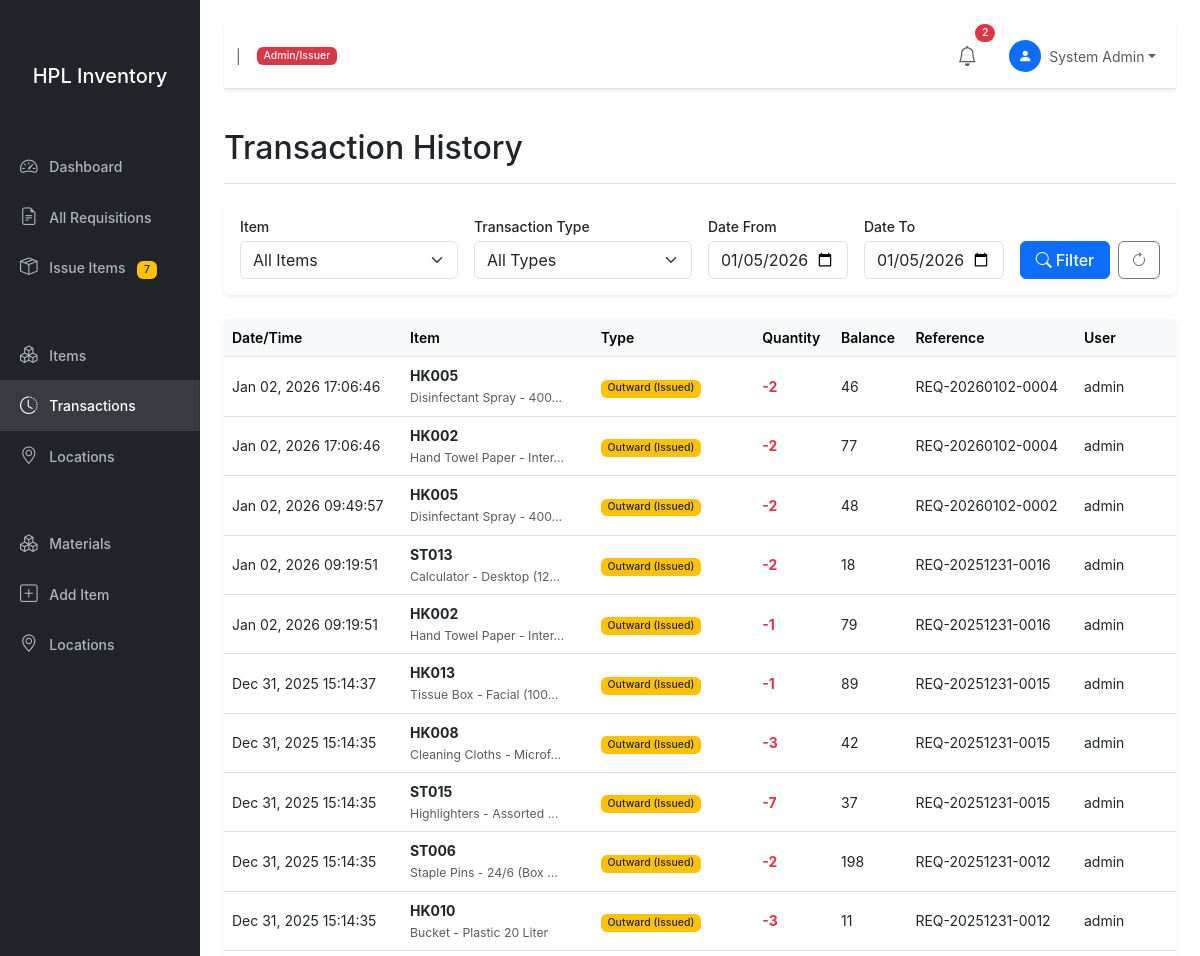
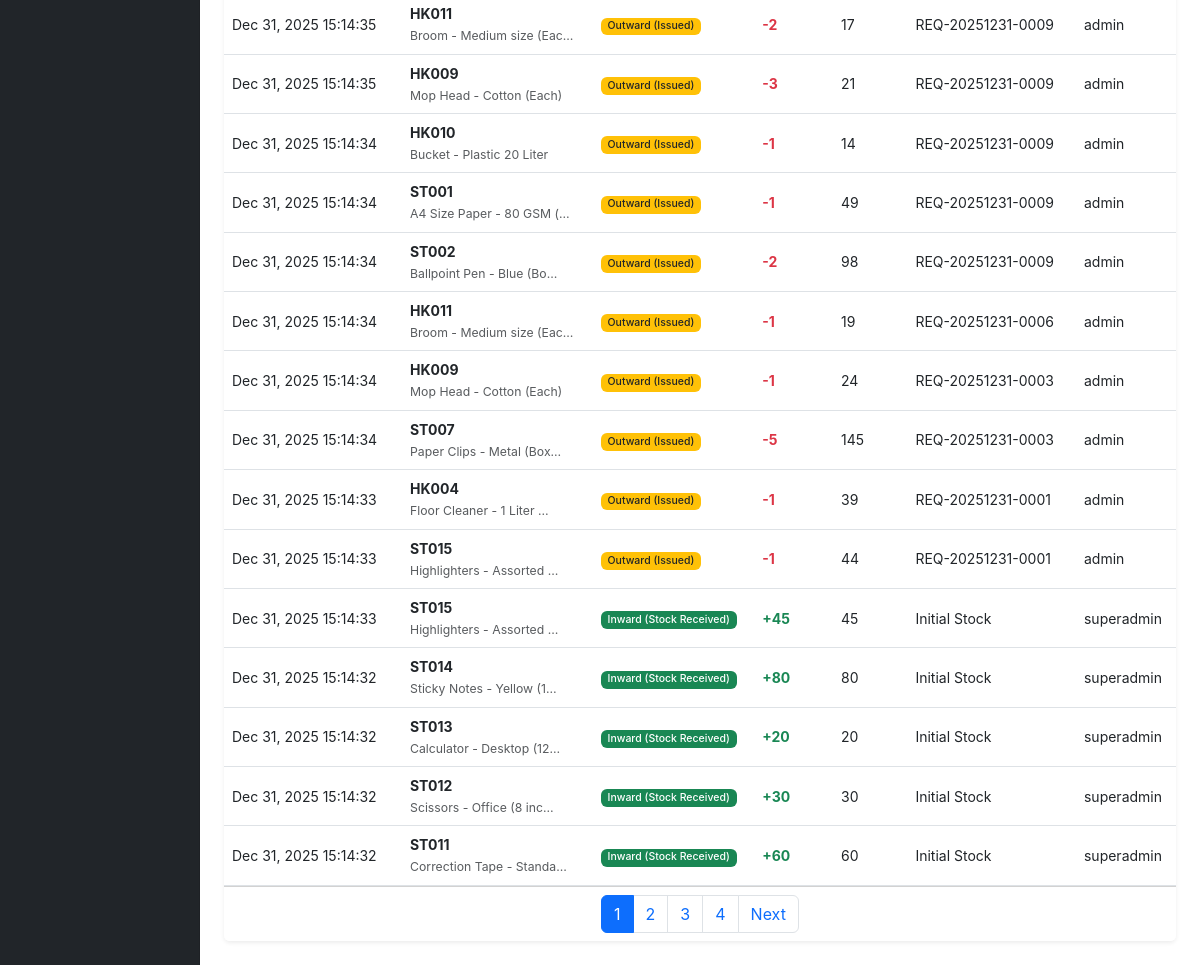
The app's page /inventory/transactions/ (signed in) with its own data (2 pictures, top to bottom).
### core/models.py (models this page shows, shortened)
class User(AbstractUser):
    ROLE_CHOICES = [
        ('initiator', 'Initiator'),
        ('hod', 'Head of Department'),
        ('admin', 'Admin/Issuer'),
        ('super_admin', 'Super Admin'),
    ]
    role = models.CharField(
        max_length=20,
        choices=ROLE_CHOICES,
        default='initiator',
        help_text="User role determines permissions and workflow capabilities"
    )
    department = models.ForeignKey(
        Department,
        on_delete=models.SET_NULL,
        null=True,
        blank=True,
        related_name='users',
        help_text="Department for HOD authorization scope"
    )
    employee_id = models.CharField(
        max_length=50,
        unique=True,
        blank=True,
        null=True,
        help_text="HPL Employee ID"
    )
    phone = models.CharField(max_length=20, blank=True, null=True)
    is_active = models.BooleanField(default=True)
    created_at = models.DateTimeField(auto_now_add=True)
    updated_at = models.DateTimeField(auto_now=True)
    class Meta:
        verbose_name = 'User'
        verbose_name_plural = 'Users'
        ordering = ['department', 'username']
    def get_full_name(self):
        if self.first_name and self.last_name:
            return f"{self.first_name} {self.last_name}"
        return self.username
    @property
    def is_super_admin(self):
        return self.role == 'super_admin'
    @property
    def is_hod(self):
        return self.role == 'hod'
    @property
    def is_admin(self):
        return self.role == 'admin'
    @property
    def is_initiator(self):
        return self.role == 'initiator'
    def get_pending_requisitions_count(self):
        if self.is_super_admin:
            from requisition.models import Requisition
            return Requisition.objects.filter(
                status__in=['pending_hod', 'authorized']
            ).count()
        elif self.is_hod:
            from requisition.models import Requisition
            return Requisition.objects.filter(
                status='pending_hod',
                initiator__department=self.department
            ).count()
        elif self.is_admin:
            from requisition.models import Requisition
            return Requisition.objects.filter(status='authorized').count()
        return 0

### inventory/models.py (models this page shows, shortened)
class Transaction(models.Model):
    TRANSACTION_TYPES = [
        ('inward', 'Inward (Stock Received)'),
        ('outward', 'Outward (Issued)'),
        ('adjustment', 'Adjustment'),
        ('return', 'Return to Stock'),
        ('write_off', 'Write Off'),
    ]
    item = models.ForeignKey(
        Item,
        on_delete=models.PROTECT,
        related_name='transactions',
        help_text="Item involved in transaction"
    )
    user = models.ForeignKey(
        'core.User',
        on_delete=models.SET_NULL,
        null=True,
        related_name='transactions',
        help_text="User who performed the transaction"
    )
    transaction_type = models.CharField(
        max_length=20,
        choices=TRANSACTION_TYPES,
        help_text="Type of transaction"
    )
    quantity_change = models.IntegerField(
        help_text="Positive for additions, negative for deductions"
    )
    balance_after = models.IntegerField(
        help_text="Stock balance after this transaction"
    )
    reference = models.CharField(
        max_length=200,
        blank=True,
        null=True,
        help_text="Reference (Requisition ID, PO number, etc.)"
    )
    notes = models.TextField(
        blank=True,
        null=True,
        help_text="Additional notes for the transaction"
    )
    timestamp = models.DateTimeField(
        auto_now_add=True,
        help_text="When the transaction occurred"
    )
    class Meta:
        verbose_name = 'Transaction'
        verbose_name_plural = 'Transactions'
        ordering = ['-timestamp']
        indexes = [
            models.Index(fields=['item', 'timestamp']),
            models.Index(fields=['user', 'timestamp']),
            models.Index(fields=['transaction_type']),
        ]
    def get_quantity_display(self):
        if self.quantity_change > 0:
            return f"+{self.quantity_change}"
        return str(self.quantity_change)

class Item(models.Model):
    ITEM_TYPE_CHOICES = [
        ('stationery', 'Stationery Item'),
        ('housekeeping', 'Housekeeping Item'),
    ]
    UOM_CHOICES = [
        ('pcs', 'Pieces (pcs)'),
        ('box', 'Box'),
        ('pack', 'Pack'),
        ('ream', 'Ream'),
        ('kg', 'Kilogram (kg)'),
        ('liter', 'Liter'),
        ('dozen', 'Dozen'),
        ('set', 'Set'),
        ('roll', 'Roll'),
        ('bottle', 'Bottle'),
    ]
    material_code = models.CharField(
        max_length=50,
        unique=True,
        help_text="Unique material code (e.g., ST001, HK001)"
    )
    description = models.TextField(
        help_text="Item description and details"
    )
    item_type = models.CharField(
        max_length=20,
        choices=ITEM_TYPE_CHOICES,
        help_text="Type of item"
    )
    unit_of_measurement = models.CharField(
        max_length=20,
        choices=UOM_CHOICES,
        default='pcs',
        help_text="Unit of measurement for this item"
    )
    location = models.ForeignKey(
        Location,
        on_delete=models.SET_NULL,
        null=True,
        blank=True,
        related_name='items',
        help_text="Storage location (Rack/Shelf 1-5)"
    )
    quantity_total = models.IntegerField(
        default=0,
        validators=[MinValueValidator(0)],
        help_text="Total quantity currently in stock"
    )
    reorder_level = models.IntegerField(
        default=10,
        validators=[MinValueValidator(0)],
        help_text="Minimum quantity before reordering"
    )
    is_active = models.BooleanField(default=True)
    created_at = models.DateTimeField(auto_now_add=True)
    updated_at = models.DateTimeField(auto_now=True)
    class Meta:
        verbose_name = 'Item'
        verbose_name_plural = 'Items'
        ordering = ['item_type', 'material_code']
        indexes = [
            models.Index(fields=['material_code']),
            models.Index(fields=['item_type']),
            models.Index(fields=['location']),
        ]

### inventory/views.py (the view)
# urls.py: path('transactions/', views.TransactionListView.as_view(), name='transaction_list'),
class TransactionListView(InventoryMixin, ListView):
    model = Transaction
    template_name = 'inventory/transaction_list.html'
    context_object_name = 'transactions'
    paginate_by = 25
    def get_queryset(self):
        queryset = Transaction.objects.select_related(
            'item', 'item__location', 'user', 'user__department'
        ).all()
        item_id = self.request.GET.get('item')
        if item_id:
            queryset = queryset.filter(item_id=item_id)
        txn_type = self.request.GET.get('type')
        if txn_type:
            queryset = queryset.filter(transaction_type=txn_type)
        user_id = self.request.GET.get('user')
        if user_id:
            queryset = queryset.filter(user_id=user_id)
        date_from = self.request.GET.get('date_from')
        date_to = self.request.GET.get('date_to')
        if date_from:
            queryset = queryset.filter(timestamp__date__gte=date_from)
        if date_to:
            queryset = queryset.filter(timestamp__date__lte=date_to)
        return queryset.order_by('-timestamp')
    def get_context_data(self, **kwargs):
        context = super().get_context_data(**kwargs)
        context['items'] = Item.objects.filter(is_active=True)
        context['transaction_types'] = Transaction.TRANSACTION_TYPES
        return context

### inventory/views.py (called while the page is built)
    def get_context_data(self, **kwargs):
        context = super().get_context_data(**kwargs)
        context['title'] = 'Inventory Management'
        context['item_types'] = Item.ITEM_TYPE_CHOICES
        context['locations'] = Location.objects.filter(is_active=True)
        return context

### templates/inventory/transaction_list.html (shortened to what this page needs)
{% extends 'base.html' %}
{% block content %}
<div class="d-flex justify-content-between flex-wrap flex-md-nowrap align-items-center pt-3 pb-2 mb-3 border-bottom">
    <h1 class="h2">Transaction History</h1>
</div>
<div class="card mb-4">
    <div class="card-body">
        <form method="get" class="row g-3">
            <div class="col-md-3">
                <label class="form-label">Item</label>
                <select name="item" class="form-select">
                    <option value="">All Items</option>
                </select>
            </div>
            <div class="col-md-3">
                <label class="form-label">Transaction Type</label>
                <select name="type" class="form-select">
                    <option value="">All Types</option>
                </select>
            </div>
            <div class="col-md-2">
                <label class="form-label">Date From</label>
                <input type="date" name="date_from" class="form-control" value="{{ request.GET.date_from }}">
            </div>
            <div class="col-md-2">
                <label class="form-label">Date To</label>
                <input type="date" name="date_to" class="form-control" value="{{ request.GET.date_to }}">
            </div>
            <div class="col-md-2 d-flex align-items-end">
                <button type="submit" class="btn btn-primary w-100 me-2">
                    <i class="bi bi-search me-1"></i>Filter
                </button>
                <a href="{% url 'inventory:transaction_list' %}" class="btn btn-outline-secondary">
                    <i class="bi bi-arrow-clockwise"></i>
                </a>
            </div>
        </form>
    </div>
</div>
<div class="card">
    <div class="card-body p-0">
        <div class="table-responsive">
            <table class="table table-hover mb-0">
                <thead class="table-light">
                    <tr>
                        <th>Date/Time</th>
                        <th>Item</th>
                        <th>Type</th>
                        <th>Quantity</th>
                        <th>Balance</th>
                        <th>Reference</th>
                        <th>User</th>
                    </tr>
                </thead>
                <tbody>
                    {% for txn in transactions %}
                    <tr>
                        <td>{{ txn.timestamp|date:"M d, Y H:i:s" }}</td>
                        <td>
                            <strong>{{ txn.item.material_code }}</strong>
                            <br>
                            <small class="text-muted">{{ txn.item.description|truncatechars:25 }}</small>
                        </td>
                        <td>
                            <span class="badge {% if txn.transaction_type == 'inward' %}bg-success{% elif txn.transaction_type == 'outward' %}bg-warning text-dark{% else %}bg-secondary{% endif %}">
                                {{ txn.get_transaction_type_display }}
                            </span>
                        </td>
                        <td class="fw-bold {% if txn.quantity_change > 0 %}text-success{% else %}text-danger{% endif %}">
                            {{ txn.get_quantity_display }}
                        </td>
                        <td>{{ txn.balance_after }}</td>
                        <td>
                            {% if txn.reference %}
                            {{ txn.reference }}
                            {% else %}
                            <span class="text-muted">-</span>
                            {% endif %}
                        </td>
                        <td>
                            {% if txn.user %}
                            {{ txn.user.username }}
                            {% else %}
                            <span class="text-muted">System</span>
                            {% endif %}
                        </td>
                    </tr>
                    {% endfor %}
                </tbody>
            </table>
        </div>
    </div>
    {% if is_paginated %}
    <div class="card-footer bg-white">
        <nav aria-label="Page navigation">
            <ul class="pagination justify-content-center mb-0">
                {% for num in page_obj.paginator.page_range %}
                {% if page_obj.number == num %}
                <li class="page-item active"><span class="page-link">{{ num }}</span></li>
                {% else %}
                <li class="page-item"><a class="page-link" href="?page={{ num }}">{{ num }}</a></li>
                {% endif %}
                {% endfor %}
                {% if page_obj.has_next %}
                <li class="page-item">
                    <a class="page-link" href="?page={{ page_obj.next_page_number }}">Next</a>
                </li>
                {% endif %}
            </ul>
        </nav>
    </div>
    {% endif %}
</div>
{% endblock %}

### templates/partials/navbar.html (shortened to what this page needs)
<nav class="navbar navbar-expand-lg navbar-light bg-white border-bottom mb-4">
    <div class="container-fluid">
        <div class="d-flex align-items-center">
            <span class="me-3 text-muted">|</span>
            <span class="badge {% if user.is_admin %}bg-danger{% elif user.is_hod %}bg-warning text-dark{% else %}bg-info{% endif %} me-2">
                {{ user.get_role_display }}
            </span>
        </div>
        <div class="collapse navbar-collapse justify-content-end">
            <ul class="navbar-nav align-items-center">
                <li class="nav-item dropdown me-3">
                    <a class="nav-link position-relative" href="#" role="button"
                       data-bs-toggle="dropdown" id="notificationDropdown">
                        <i class="bi bi-bell fs-5"></i>
                        <span class="position-absolute top-0 start-100 translate-middle badge rounded-pill bg-danger"
                              id="notificationBadge" style="display: none;">
                        </span>
                    </a>
                </li>
                <li class="nav-item dropdown">
                    <a class="nav-link dropdown-toggle d-flex align-items-center" href="#"
                       role="button" data-bs-toggle="dropdown">
                        <div class="bg-primary text-white rounded-circle d-flex align-items-center justify-content-center me-2"
                             style="width: 32px; height: 32px;">
                            <i class="bi bi-person-fill"></i>
                        </div>
                        <span>{{ user.get_full_name }}</span>
                    </a>
                </li>
            </ul>
        </div>
    </div>
</nav>

### static/css/style.css (style rules this page uses)
:root { --sidebar-width: 250px; --primary-color: #0d6efd; --secondary-color: #6c757d; --success-color: #198754; --warning-color: #ffc107; --danger-color: #dc3545; --info-color: #0dcaf0; }
body { font-family: -apple-system, BlinkMacSystemFont, 'Segoe UI', Roboto, 'Helvetica Neue', Arial, sans-serif; font-size: 14px; }
.card { border: none; box-shadow: 0 0.125rem 0.25rem rgba(0, 0, 0, 0.075); }
.table th { font-weight: 600; border-top: none; }
.table td { vertical-align: middle; }
.form-label { font-weight: 500; margin-bottom: 0.25rem; }
.btn { font-weight: 500; border-radius: 0.375rem; }
.btn-primary { background-color: var(--primary-color); border-color: var(--primary-color); }
.badge { font-weight: 500; padding: 0.35em 0.65em; }
.navbar { box-shadow: 0 0.125rem 0.25rem rgba(0, 0, 0, 0.075); }

### records on screen
User: role "Admin/Issuer", get_full_name "System Admin"
Transaction: timestamp "Jan 02, 2026 17:06:46", item.material_code "HK005", item.description "Disinfectant Spray - 400…", transaction_type "Outward (Issued)", quantity "-2", balance_after "46", reference "REQ-20260102-0004", user.username "admin"
Transaction: timestamp "Jan 02, 2026 17:06:46", item.material_code "HK002", item.description "Hand Towel Paper - Inter…", transaction_type "Outward (Issued)", quantity "-2", balance_after "77", reference "REQ-20260102-0004", user.username "admin"
Transaction: timestamp "Jan 02, 2026 09:49:57", item.material_code "HK005", item.description "Disinfectant Spray - 400…", transaction_type "Outward (Issued)", quantity "-2", balance_after "48", reference "REQ-20260102-0002", user.username "admin"
Transaction: timestamp "Jan 02, 2026 09:19:51", item.material_code "ST013", item.description "Calculator - Desktop (12…", transaction_type "Outward (Issued)", quantity "-2", balance_after "18", reference "REQ-20251231-0016", user.username "admin"
Transaction: timestamp "Jan 02, 2026 09:19:51", item.material_code "HK002", item.description "Hand Towel Paper - Inter…", transaction_type "Outward (Issued)", quantity "-1", balance_after "79", reference "REQ-20251231-0016", user.username "admin"
Transaction: timestamp "Dec 31, 2025 15:14:37", item.material_code "HK013", item.description "Tissue Box - Facial (100…", transaction_type "Outward (Issued)", quantity "-1", balance_after "89", reference "REQ-20251231-0015", user.username "admin"
Transaction: timestamp "Dec 31, 2025 15:14:35", item.material_code "HK008", item.description "Cleaning Cloths - Microf…", transaction_type "Outward (Issued)", quantity "-3", balance_after "42", reference "REQ-20251231-0015", user.username "admin"
Transaction: timestamp "Dec 31, 2025 15:14:35", item.material_code "ST015", item.description "Highlighters - Assorted …", transaction_type "Outward (Issued)", quantity "-7", balance_after "37", reference "REQ-20251231-0015", user.username "admin"
Transaction: timestamp "Dec 31, 2025 15:14:35", item.material_code "ST006", item.description "Staple Pins - 24/6 (Box …", transaction_type "Outward (Issued)", quantity "-2", balance_after "198", reference "REQ-20251231-0012", user.username "admin"
Transaction: timestamp "Dec 31, 2025 15:14:35", item.material_code "HK010", item.description "Bucket - Plastic 20 Liter", transaction_type "Outward (Issued)", quantity "-3", balance_after "11", reference "REQ-20251231-0012", user.username "admin"
Transaction: timestamp "Dec 31, 2025 15:14:35", item.material_code "HK011", item.description "Broom - Medium size (Eac…", transaction_type "Outward (Issued)", quantity "-2", balance_after "17", reference "REQ-20251231-0009", user.username "admin"
Transaction: timestamp "Dec 31, 2025 15:14:35", item.material_code "HK009", item.description "Mop Head - Cotton (Each)", transaction_type "Outward (Issued)", quantity "-3", balance_after "21", reference "REQ-20251231-0009", user.username "admin"
Transaction: timestamp "Dec 31, 2025 15:14:34", item.material_code "HK010", item.description "Bucket - Plastic 20 Liter", transaction_type "Outward (Issued)", quantity "-1", balance_after "14", reference "REQ-20251231-0009", user.username "admin"
Transaction: timestamp "Dec 31, 2025 15:14:34", item.material_code "ST001", item.description "A4 Size Paper - 80 GSM (…", transaction_type "Outward (Issued)", quantity "-1", balance_after "49", reference "REQ-20251231-0009", user.username "admin"
Transaction: timestamp "Dec 31, 2025 15:14:34", item.material_code "ST002", item.description "Ballpoint Pen - Blue (Bo…", transaction_type "Outward (Issued)", quantity "-2", balance_after "98", reference "REQ-20251231-0009", user.username "admin"
Transaction: timestamp "Dec 31, 2025 15:14:34", item.material_code "HK011", item.description "Broom - Medium size (Eac…", transaction_type "Outward (Issued)", quantity "-1", balance_after "19", reference "REQ-20251231-0006", user.username "admin"
Transaction: timestamp "Dec 31, 2025 15:14:34", item.material_code "HK009", item.description "Mop Head - Cotton (Each)", transaction_type "Outward (Issued)", quantity "-1", balance_after "24", reference "REQ-20251231-0003", user.username "admin"
Transaction: timestamp "Dec 31, 2025 15:14:34", item.material_code "ST007", item.description "Paper Clips - Metal (Box…", transaction_type "Outward (Issued)", quantity "-5", balance_after "145", reference "REQ-20251231-0003", user.username "admin"
Transaction: timestamp "Dec 31, 2025 15:14:33", item.material_code "HK004", item.description "Floor Cleaner - 1 Liter …", transaction_type "Outward (Issued)", quantity "-1", balance_after "39", reference "REQ-20251231-0001", user.username "admin"
Transaction: timestamp "Dec 31, 2025 15:14:33", item.material_code "ST015", item.description "Highlighters - Assorted …", transaction_type "Outward (Issued)", quantity "-1", balance_after "44", reference "REQ-20251231-0001", user.username "admin"
Transaction: timestamp "Dec 31, 2025 15:14:33", item.material_code "ST015", item.description "Highlighters - Assorted …", transaction_type "Inward (Stock Received)", quantity "+45", balance_after "45", reference "Initial Stock", user.username "superadmin"
Transaction: timestamp "Dec 31, 2025 15:14:32", item.material_code "ST014", item.description "Sticky Notes - Yellow (1…", transaction_type "Inward (Stock Received)", quantity "+80", balance_after "80", reference "Initial Stock", user.username "superadmin"
Transaction: timestamp "Dec 31, 2025 15:14:32", item.material_code "ST013", item.description "Calculator - Desktop (12…", transaction_type "Inward (Stock Received)", quantity "+20", balance_after "20", reference "Initial Stock", user.username "superadmin"
Transaction: timestamp "Dec 31, 2025 15:14:32", item.material_code "ST012", item.description "Scissors - Office (8 inc…", transaction_type "Inward (Stock Received)", quantity "+30", balance_after "30", reference "Initial Stock", user.username "superadmin"
Transaction: timestamp "Dec 31, 2025 15:14:32", item.material_code "ST011", item.description "Correction Tape - Standa…", transaction_type "Inward (Stock Received)", quantity "+60", balance_after "60", reference "Initial Stock", user.username "superadmin"

### other values on screen
{{ pending_count }} "7"
{{ num }} "1"
{{ num }} "2" "3" "4"
